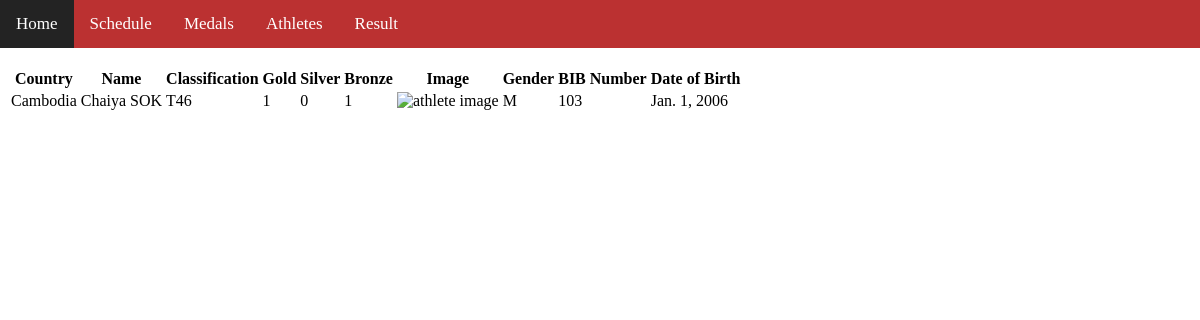
The app's page /athlete/103/ with its own data.
### webapp/models.py (models this page shows, shortened)
class Athlete(models.Model):
    athlete_name = models.CharField(max_length=100)
    bib_number = models.IntegerField()
    best_time_score = models.FloatField(null=True, blank=True)  # Allow for initial null values
    birth_date = models.DateField(null=True, blank=True)
    gender = models.CharField(max_length=1, choices=(('M', 'Men'), ('W', 'Women'), ('O', 'Other')))
    classification = models.ForeignKey(Classification, on_delete=models.PROTECT)
    image_profile = models.ImageField(upload_to='athlete_images', blank=True)
    country = models.ForeignKey(Country, on_delete=models.PROTECT)

class Country(models.Model):
    country_name = models.CharField(max_length=100)
    country_code = models.CharField(max_length=3)
    country_flag_image = models.ImageField(upload_to='country_flags')  # Specify upload path
    def __str__(self):
        return self.country_name

class Classification(models.Model):
    classification_name = models.CharField(max_length=50, blank=True, null=True)
    classification_code = models.CharField(max_length=10)
    classification_description = models.TextField(blank=True, null=True)
    def __str__(self):
        return self.classification_code

### webapp/views.py (the view)
# urls.py: path('athlete/<int:bib_number>/', AthleteDetailView, name='athlete-detail'),
def AthleteDetailView(request, bib_number):
    athlete = get_object_or_404(Athlete, bib_number=bib_number)
    athlete_medal = {'athlete': athlete.athlete_name,
                    'gold_medals': Result.objects.filter(athlete=athlete, medal='Gold').count(),
                    'silver_medals': Result.objects.filter(athlete=athlete, medal='Silver').count(),
                    'bronze_medals': Result.objects.filter(athlete=athlete, medal='Bronze').count(),
                    'total_medals': Result.objects.filter(athlete=athlete).count(),
                    'athlete_info': athlete}
    results = Result.objects.filter(athlete=athlete).order_by('event')
    context = {'athlete': athlete, 'results': results, 'athlete_medal': athlete_medal}
    return render(request, 'athlete_detail.html', context)

### webapp/templates/athlete_detail.html
{% extends 'index.html' %}
{% load static %}
{% block content %}
<h2>Athlete Details</h2>
<table>
    <tr>
        <th>Country</th>
        <th>Name</th>
        <th>Classification</th>
        <th>Gold</th>
        <th>Silver</th>
        <th>Bronze</th>
        <th>Image</th>
        <th>Gender</th>
        <th>BIB Number</th>
        <th>Date of Birth</th>
    </tr>
    <tr>
        <td>{{ athlete.country }}</td>
        <td>{{ athlete_medal.athlete_info.athlete_name }}</td>
        <td>{{ athlete_medal.athlete_info.classification }}</td>
        <td>{{ athlete_medal.gold_medals }}</td>
        <td>{{ athlete_medal.silver_medals }}</td>
        <td>{{ athlete_medal.bronze_medals }}</td>
        <td><img src="{{ athlete_medal.athlete_info.image.url }}" alt="athlete image" style="width:100px;height:100px;"></td>
        <td>{{ athlete_medal.athlete_info.gender }}</td>
        <td>{{ athlete_medal.athlete_info.bib_number }}</td>
        <td>{{ athlete_medal.athlete_info.birth_date }}</td>
    </tr>
</table>
{% endblock %}

### records on screen
Athlete: country "Cambodia", athlete_info.athlete_name "Chaiya SOK", athlete_info.classification "T46", athlete_info.gender "M", athlete_info.bib_number "103", athlete_info.birth_date "Jan. 1, 2006"

### other values on screen
{{ athlete_medal.gold_medals }} "1"
{{ athlete_medal.silver_medals }} "0"
{{ athlete_medal.bronze_medals }} "1"
